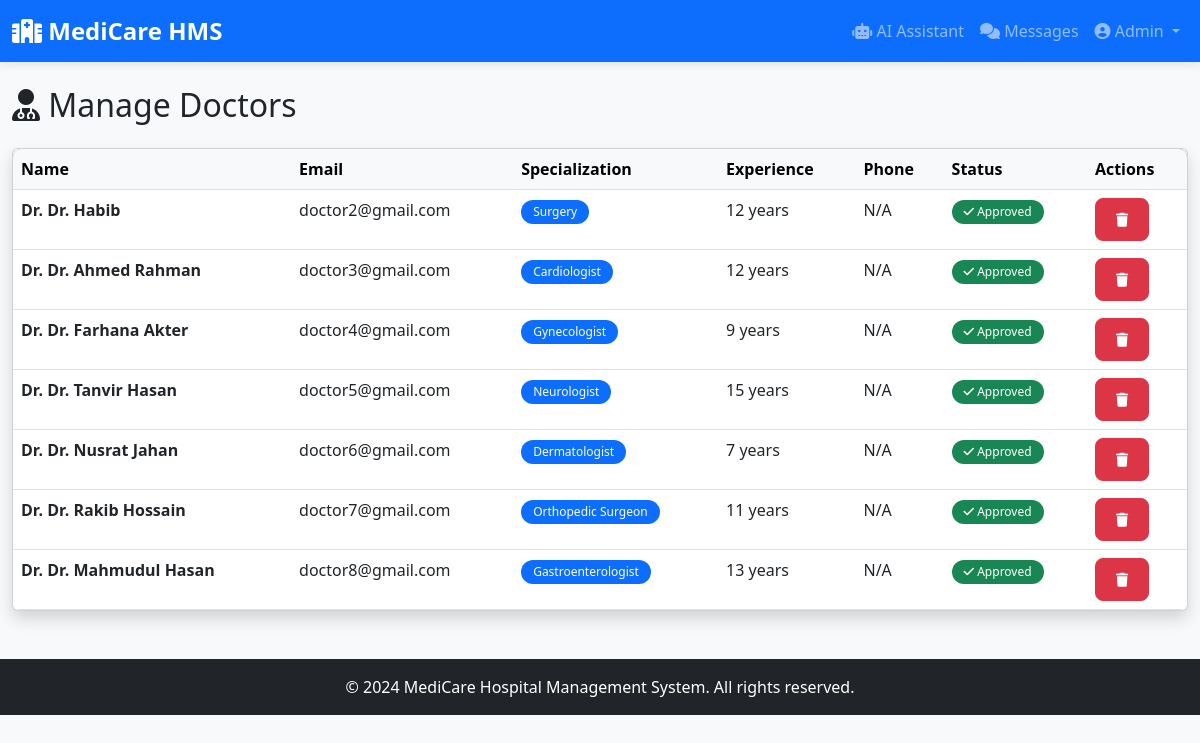
/doctors (signed in), run on the app's committed database.
### models/user.py (models this page shows, shortened)
class User(UserMixin, db.Model):
    __tablename__ = 'users'
    id = db.Column(db.Integer, primary_key=True)
    name = db.Column(db.String(100), nullable=False)
    email = db.Column(db.String(120), unique=True, nullable=False)
    password = db.Column(db.String(255), nullable=False)
    role = db.Column(db.String(20), nullable=False)  # admin, doctor, patient
    created_at = db.Column(db.DateTime, default=datetime.utcnow)
    is_active = db.Column(db.Boolean, default=True)
    doctor_profile = db.relationship('Doctor', backref='user', uselist=False, cascade='all, delete-orphan')
    patient_profile = db.relationship('Patient', backref='user', uselist=False, cascade='all, delete-orphan')
    notifications = db.relationship('Notification', backref='user', lazy='dynamic', cascade='all, delete-orphan')

### models/doctor.py (models this page shows, shortened)
class Doctor(db.Model):
    __tablename__ = 'doctors'
    id = db.Column(db.Integer, primary_key=True)
    user_id = db.Column(db.Integer, db.ForeignKey('users.id'), nullable=False)
    specialization = db.Column(db.String(100), nullable=False)
    experience = db.Column(db.Integer, default=0)
    available_time = db.Column(db.String(200))
    qualification = db.Column(db.String(200))
    phone = db.Column(db.String(20))
    is_approved = db.Column(db.Boolean, default=False)
    created_at = db.Column(db.DateTime, default=datetime.utcnow)
    appointments = db.relationship('Appointment', backref='doctor', lazy='dynamic')
    prescriptions = db.relationship('Prescription', backref='doctor', lazy='dynamic')

### routes/admin.py (the view)
@admin_bp.route('/doctors')
@login_required
@admin_required
def doctors():
    all_doctors = Doctor.query.join(User).all()
    return render_template('admin_doctors.html', doctors=all_doctors)

### app.py (called while the page is built)
@login_manager.user_loader
def load_user(user_id):
    return User.query.get(int(user_id))

### routes/admin.py (called while the page is built)
def admin_required(f):
    @wraps(f)
    def decorated_function(*args, **kwargs):
        if not current_user.is_authenticated or current_user.role != 'admin':
            flash('Access denied. Admin only.', 'error')
            return redirect(url_for('auth.login'))
        return f(*args, **kwargs)
    return decorated_function

### templates/admin_doctors.html (shortened to what this page needs)
{% extends 'base.html' %}
{% block content %}
<div class="row">
    <div class="col-12">
        <h2 class="mb-4"><i class="fas fa-user-md"></i> Manage Doctors</h2>
        <div class="card shadow">
            <div class="card-body p-0">
                <div class="table-responsive">
                    <table class="table table-hover mb-0">
                        <thead class="table-light">
                            <tr>
                                <th>Name</th>
                                <th>Email</th>
                                <th>Specialization</th>
                                <th>Experience</th>
                                <th>Phone</th>
                                <th>Status</th>
                                <th>Actions</th>
                            </tr>
                        </thead>
                        <tbody>
                            {% for doctor in doctors %}
                            <tr>
                                <td>
                                    <strong>Dr. {{ doctor.user.name }}</strong>
                                </td>
                                <td>{{ doctor.user.email }}</td>
                                <td>
                                    <span class="badge bg-primary">{{ doctor.specialization }}</span>
                                </td>
                                <td>{{ doctor.experience }} years</td>
                                <td>{{ doctor.phone or 'N/A' }}</td>
                                <td>
                                    {% if doctor.is_approved %}
                                    <span class="badge bg-success">
                                        <i class="fas fa-check"></i> Approved
                                    </span>
                                    {% else %}
                                    <span class="badge bg-warning">
                                        <i class="fas fa-clock"></i> Pending
                                    </span>
                                    {% endif %}
                                </td>
                                <td>
                                    <form method="POST" action="{{ url_for('admin.delete_user', user_id=doctor.user_id) }}"
                                          class="d-inline"
                                          onsubmit="return confirm('Are you sure you want to delete this doctor?');">
                                        <button class="btn btn-sm btn-danger" title="Delete">
                                            <i class="fas fa-trash"></i>
                                        </button>
                                    </form>
                                </td>
                            </tr>
                            {% else %}
                            <tr>
                                <td colspan="7" class="text-center py-4">No doctors registered yet</td>
                            </tr>
                            {% endfor %}
                        </tbody>
                    </table>
                </div>
            </div>
        </div>
    </div>
</div>
{% endblock %}

### templates/base.html (shortened to what this page needs)
<!DOCTYPE html>
<html lang="en" data-theme="light">
<head>
    <link href="https://cdn.jsdelivr.net/npm/bootstrap@5.3.0/dist/css/bootstrap.min.css" rel="stylesheet">
    <link rel="stylesheet" href="https://cdnjs.cloudflare.com/ajax/libs/font-awesome/6.4.0/css/all.min.css">
    <link rel="stylesheet" href="{{ url_for('static', filename='css/style.css') }}">
</head>
<body>
    {% if current_user.is_authenticated %}
    <nav class="navbar navbar-expand-lg navbar-dark bg-primary">
        <div class="container-fluid">
            <a class="navbar-brand" href="/">
                <i class="fas fa-hospital"></i> MediCare HMS
            </a>
            <div class="collapse navbar-collapse" id="navbarNav">
                <ul class="navbar-nav ms-auto">
                    <li class="nav-item">
                        <a class="nav-link" href="{{ url_for('ai.assistant') }}">
                            <i class="fas fa-robot"></i> AI Assistant
                        </a>
                    </li>
                    <li class="nav-item">
                        <a class="nav-link" href="{{ url_for('chat.index') }}">
                            <i class="fas fa-comments"></i> Messages
                        </a>
                    </li>
                    <li class="nav-item dropdown">
                        <a class="nav-link dropdown-toggle" href="#" role="button" data-bs-toggle="dropdown">
                            <i class="fas fa-user-circle"></i> {{ current_user.name }}
                        </a>
                    </li>
                </ul>
            </div>
        </div>
    </nav>
    {% endif %}
    <div class="{% if current_user.is_authenticated %}container-fluid{% else %}container{% endif %} mt-4">
        {% block content %}{% endblock %}
    </div>
    <footer class="bg-dark text-white text-center py-3 mt-5">
        <p class="mb-0">&copy; 2024 MediCare Hospital Management System. All rights reserved.</p>
    </footer>
</body>
</html>

### static/CSS/style.css (style rules this page uses)
:root { --primary-color: #0d6efd; --secondary-color: #6c757d; --success-color: #198754; --danger-color: #dc3545; --warning-color: #ffc107; --info-color: #0dcaf0; --light-bg: #f8f9fa; --dark-bg: #212529; }
* { margin: 0; padding: 0; box-sizing: border-box; }
body { font-family: 'Segoe UI', Tahoma, Geneva, Verdana, sans-serif; background: var(--light-bg); transition: background 0.3s ease; }
.card { transition: transform 0.3s ease, box-shadow 0.3s ease; }
.btn { border-radius: 8px; padding: 10px 20px; font-weight: 500; transition: all 0.3s ease; }
.table { border-radius: 8px; overflow: hidden; }
.table thead { background: linear-gradient(135deg, #667eea 0%, #764ba2 100%); color: white; }
.badge { padding: 6px 12px; border-radius: 20px; font-weight: 500; }
.navbar { box-shadow: 0 2px 10px rgba(0, 0, 0, 0.1); }
.navbar-brand { font-weight: 700; font-size: 1.5rem; }
footer { margin-top: auto; }

### data on the page
User: name "Admin"
Doctor: user.name "Dr. Habib", user.email "doctor2@gmail.com", specialization "Surgery", experience "12", phone "N/A", is_approved True (drawn)
Doctor: user.name "Dr. Ahmed Rahman", user.email "doctor3@gmail.com", specialization "Cardiologist", experience "12", phone "N/A", is_approved True (drawn)
Doctor: user.name "Dr. Farhana Akter", user.email "doctor4@gmail.com", specialization "Gynecologist", experience "9", phone "N/A", is_approved True (drawn)
Doctor: user.name "Dr. Tanvir Hasan", user.email "doctor5@gmail.com", specialization "Neurologist", experience "15", phone "N/A", is_approved True (drawn)
Doctor: user.name "Dr. Nusrat Jahan", user.email "doctor6@gmail.com", specialization "Dermatologist", experience "7", phone "N/A", is_approved True (drawn)
Doctor: user.name "Dr. Rakib Hossain", user.email "doctor7@gmail.com", specialization "Orthopedic Surgeon", experience "11", phone "N/A", is_approved True (drawn)
Doctor: user.name "Dr. Mahmudul Hasan", user.email "doctor8@gmail.com", specialization "Gastroenterologist", experience "13", phone "N/A", is_approved True (drawn)
